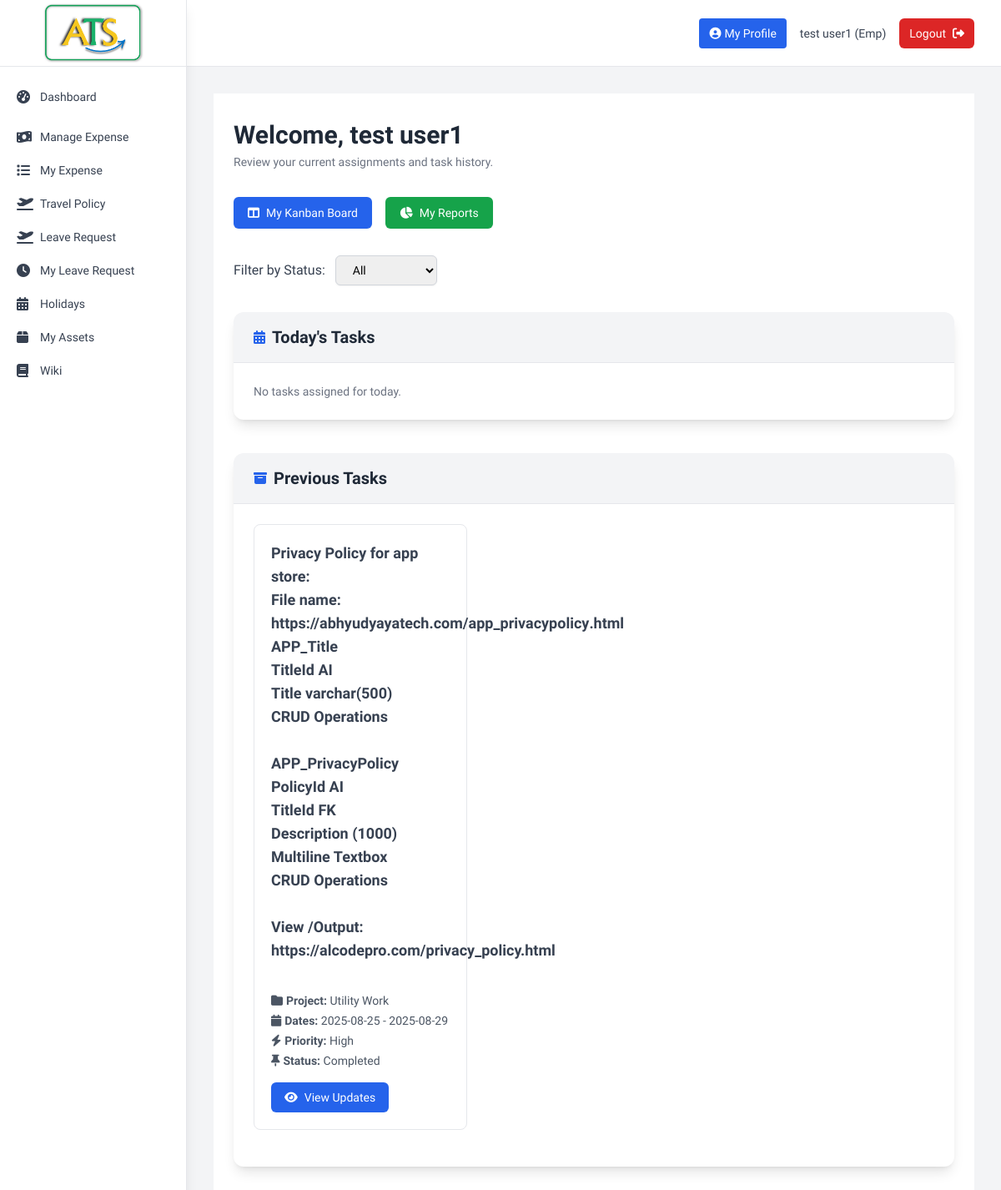
/employee/dashboard (signed in), run on an earlier commit of the app's database.
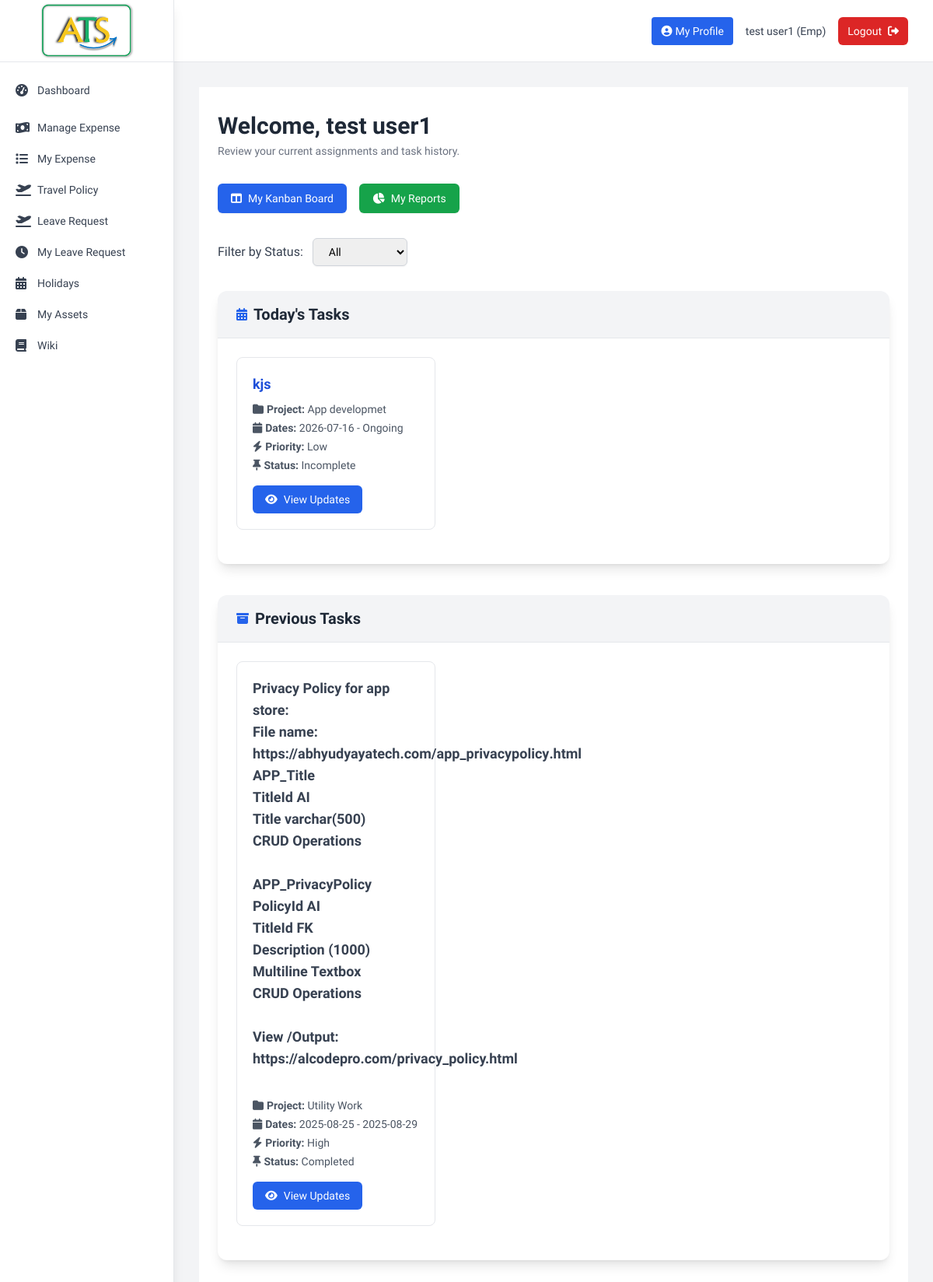
And on a later commit of the database.
### tables this page shows
CREATE TABLE tbl_task (
                task_id INTEGER PRIMARY KEY AUTOINCREMENT,
                project_id INTEGER NOT NULL,
                emp_id INTEGER NOT NULL,
                task_desc TEXT NOT NULL,
                priority TEXT NOT NULL,
                status TEXT DEFAULT 'pending',
                start_date DATE NOT NULL,
                end_date DATE,
                inserted_date DATETIME DEFAULT CURRENT_TIMESTAMP,
                FOREIGN KEY (project_id) REFERENCES tbl_project (project_id),
                FOREIGN KEY (emp_id) REFERENCES tbl_employee (emp_id)
            );

CREATE TABLE tbl_project (
                project_id INTEGER PRIMARY KEY AUTOINCREMENT,
                project_name TEXT NOT NULL,
                priority TEXT NOT NULL,
                project_desc TEXT,
                project_status TEXT DEFAULT 'active',
                start_date DATE NOT NULL,
                end_date DATE,
                inserted_date DATETIME DEFAULT CURRENT_TIMESTAMP
            );

### Backup_Code/app1.py (the view)
@app.route('/employee/dashboard')
def employee_dashboard():
    if 'user_id' not in session or session['emp_type'] != 'emp':
        return redirect(url_for('login'))
    profile = db.get_employee_profile(session['user_id'])
    emg_missing = (
        not profile
        or not profile.get('EmgContact')
        or profile.get('EmgUpdatedByEmp') == 0
    )
    session['emg_missing'] = emg_missing  # Used by base.html sidebar
    status_filter = request.args.get('status_filter', 'all')
    tasks = db.get_tasks_by_employee(session['user_id'], status_filter=status_filter)
    today = date.today()  # Get current date
    return render_template('employee_dashboard.html', tasks=tasks, emg_missing=emg_missing, status_filter=status_filter, today=today)

### Backup_Code/app1.py (called while the page is built)
@app.template_filter('todate')
def todate(value):
    if not value:
        return ''
    if isinstance(value, datetime):
        return value.date()
    s = str(value).strip()
    for fmt in ('%Y-%m-%d %H:%M:%S', '%Y-%m-%d'):
        try:
            return datetime.strptime(s, fmt).date()
        except ValueError:
            continue
    try:
        return datetime.strptime(s[:10], '%Y-%m-%d').date()
    except Exception:
        return s  # give up, return raw

### Backup_Code/database.py (called while the page is built)
    def get_connection(self):
        return sqlite3.connect(self.db_name)

    def get_employee_profile(self, emp_id):
        with self.get_connection() as conn:
            conn.row_factory = sqlite3.Row  # Add this
            cursor = conn.cursor()
            cursor.execute("SELECT * FROM TblEmployeeProfile WHERE EmployeeId = ?", (emp_id,))
            row = cursor.fetchone()
            return dict(row) if row else None  # Return dict for safer access

### Backup_Code/templates/employee_dashboard.html (shortened to what the changed rows need)
{% extends "base.html" %}
{% block content %}
<div class="max-w-6xl bg-white mx-auto px-6 py-8">
    <h2 class="text-3xl font-bold text-gray-800 mb-1">Welcome, {{ session.first_name }}</h2>
    <div class="bg-white shadow-lg rounded-xl mb-10">
        <div class="p-6">
            {% if tasks %}
                {% set today_tasks = [] %}
                {% for task in tasks %}
                    {% set start_date = task[4]|todate if task[4] and task[4]|string != '' else None %}
                    {% set end_date = task[5]|todate if task[5] and task[5]|string != '' else None %}
                    {% if start_date and start_date <= today and (not end_date or end_date >= today) %}
                        {% set _ = today_tasks.append(task) %}
                    {% endif %}
                {% endfor %}
                {% if today_tasks %}
                <div class="grid grid-cols-1 sm:grid-cols-2 lg:grid-cols-3 gap-6">
                    {% for task in today_tasks %}
                        <div class="border border-gray-200 rounded-lg p-5 mb-5 hover:shadow transition duration-150">
                            <h4 class="text-lg font-semibold text-blue-700">{{ task[1]|safe }}</h4>
                            <div class="text-sm text-gray-600 mt-2 space-y-1">
                                <p><i class="fa fa-folder mr-1"></i><strong>Project:</strong> {{ task[6] }}</p>
                                <p><i class="fa fa-calendar mr-1"></i><strong>Dates:</strong> {{ task[4] if task[4] else 'Not Set' }} - {{ task[5] if task[5] else 'Ongoing' }}</p>
                                <p><i class="fa fa-bolt mr-1"></i><strong>Priority:</strong> {{ task[2].title() }}</p>
                                <p><i class="fa fa-thumbtack mr-1"></i><strong>Status:</strong> {{ task[3].replace('_', ' ').title() }}</p>
                            </div>
                            <a href="{{ url_for('tasks.view_task_details', task_id=task[0]) }}"
                               class="inline-block mt-4 text-sm text-white bg-blue-600 hover:bg-blue-700 px-4 py-2 rounded-md transition"><i class="fa fa-eye mr-2"></i>View Updates</a>
                        </div>
                    {% endfor %}
                </div>
                {% else %}
                    <p class="text-gray-500 text-sm">No tasks assigned for today.</p>
                {% endif %}
            {% else %}
                <p class="text-gray-500 text-sm">No tasks assigned.</p>
            {% endif %}
        </div>
    </div>
    <div class="bg-white shadow-lg rounded-xl">
        <div class="p-6">
            {% if tasks %}
                {% set previous_tasks = [] %}
                {% for task in tasks %}
                    {% set start_date = task[4]|todate if task[4] and task[4]|string != '' else None %}
                    {% set end_date = task[5]|todate if task[5] and task[5]|string != '' else None %}
                    {% if start_date and not (start_date <= today and (not end_date or end_date >= today)) %}
                        {% set _ = previous_tasks.append(task) %}
                    {% endif %}
                {% endfor %}
                {% if previous_tasks %}
                <div class="grid grid-cols-1 sm:grid-cols-2 lg:grid-cols-3 gap-6">
                    {% for task in previous_tasks %}
                        <div class="border border-gray-200 rounded-lg p-5 mb-5 hover:shadow transition duration-150">
                            <h4 class="text-lg font-semibold text-gray-700">{{ task[1]|safe }}</h4>
                            <div class="text-sm text-gray-600 mt-2 space-y-1">
                                <p><i class="fa fa-folder mr-1"></i><strong>Project:</strong> {{ task[6] }}</p>
                                <p><i class="fa fa-calendar mr-1"></i><strong>Dates:</strong> {{ task[4] if task[4] else 'Not Set' }} - {{ task[5] if task[5] else 'Ongoing' }}</p>
                                <p><i class="fa fa-bolt mr-1"></i><strong>Priority:</strong> {{ task[2].title() }}</p>
                                <p><i class="fa fa-thumbtack mr-1"></i><strong>Status:</strong> {{ task[3].replace('_', ' ').title() }}</p>
                            </div>
                            <a href="{{ url_for('tasks.view_task_details', task_id=task[0]) }}"
                               class="inline-block mt-4 text-sm text-white bg-blue-600 hover:bg-blue-700 px-4 py-2 rounded-md transition"><i class="fa fa-eye mr-2"></i>View Updates</a>
                        </div>
                    {% endfor %}
                </div>
                {% else %}
                    <p class="text-gray-500 text-sm">No previous tasks found.</p>
                {% endif %}
            {% else %}
                <p class="text-gray-500 text-sm">No previous tasks assigned.</p>
            {% endif %}
        </div>
    </div>
</div>
{% endblock %}

What changed in the data, as far as the page shows it:
added tbl_task: task_desc "kjs", project_name "App developmet", start_date "2026-07-16", task "Ongoing", priority "Low", status "Incomplete", shown under "Today's Tasks"
Also different on the page:
text no longer shown: "No tasks assigned for today."
